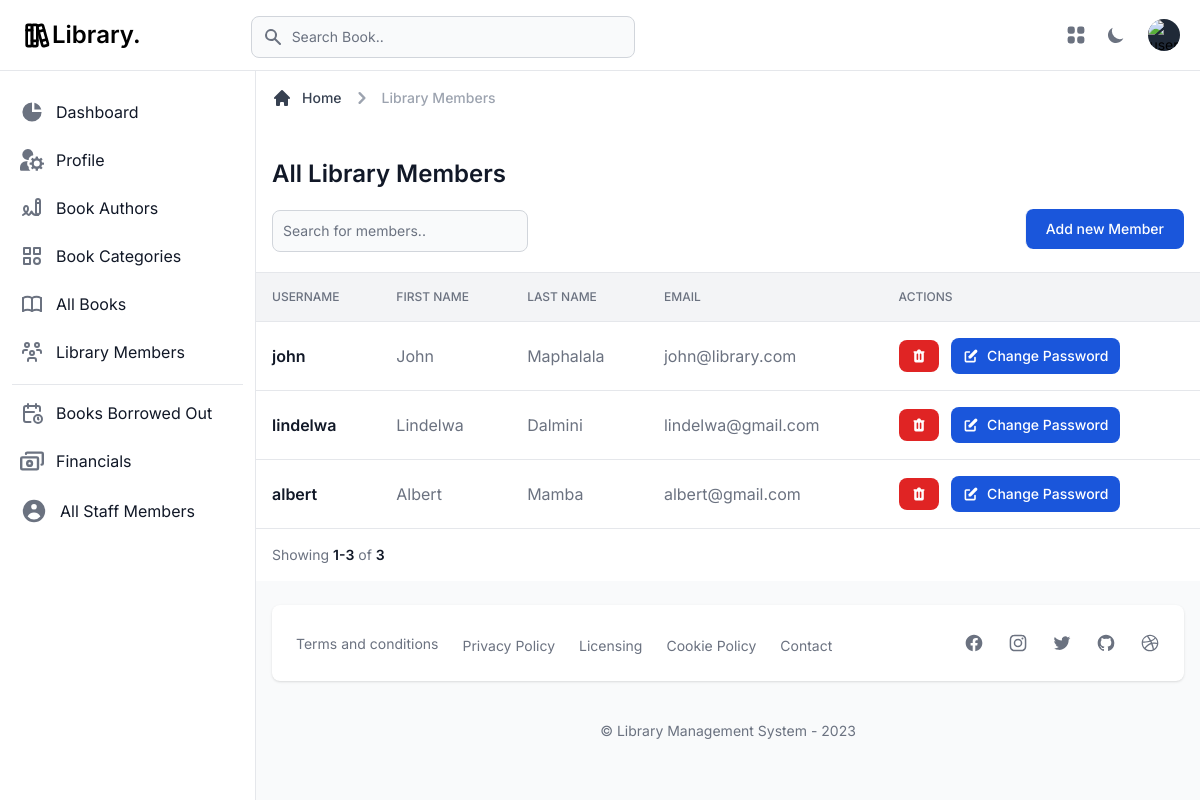
Screenshot of /library-members/ (signed in) with the database file from the repository.
### library/models.py (models this page shows, shortened)
class Member(models.Model):
    user = models.OneToOneField(User, related_name='member', on_delete=models.CASCADE)
    address = models.CharField(max_length=100, null=True)
    avatar = models.ImageField(upload_to='avatar', null=True, blank=True)
    date_added = models.DateTimeField(auto_created=True, default=timezone.now)

### web/views.py (the view, shortened to what this page needs)
# urls.py: path('library-members/', library_members_list, name='library_members'),
@login_required(login_url='/login/')
def library_members_list(request):
    user_form = SignupFormUser()
    member_form = SignupFormMember()
    members_list = Member.objects.order_by('-id').all()
    page = request.GET.get('page', 1)
    paginator = Paginator(members_list, 25)
    members = paginator.page(page)
    return render(request, 'pages/library-members.html', {
        'members': members,
        'form': user_form,
        'member_form': member_form,
    })

### library/forms.py
class SignupFormUser(UserCreationForm):
    class Meta:
        model = User
        fields = ('username', 'email', 'first_name', 'last_name')
    def __init__(self, *args, **kwargs):
        super(SignupFormUser, self).__init__(*args, **kwargs)
        for field_name, field in self.fields.items():
            self.fields[field_name].widget.attrs['placeholder'] = field.label
            self.fields[field_name].widget.attrs[
                'class'] = 'bg-gray-50 border border-gray-300 text-gray-900 sm:text-sm rounded-lg ' \
                           'focus:ring-primary-500 focus:border-primary-500 block w-full p-2.5 dark:bg-gray-700 ' \
                           'dark:border-gray-600 dark:placeholder-gray-400 dark:text-white ' \
                           'dark:focus:ring-primary-500 dark:focus:border-primary-500'
            self.fields[field_name].widget.attrs['required'] = True

class SignupFormMember(forms.ModelForm):
    class Meta:
        model = Member
        fields = ('address',)
    def __init__(self, *args, **kwargs):
        super(SignupFormMember, self).__init__(*args, **kwargs)
        for field_name, field in self.fields.items():
            self.fields[field_name].widget.attrs['placeholder'] = field.label
            self.fields[field_name].widget.attrs[
                'class'] = 'bg-gray-50 border border-gray-300 text-gray-900 sm:text-sm rounded-lg ' \
                           'focus:ring-primary-500 focus:border-primary-500 block w-full p-2.5 dark:bg-gray-700 ' \
                           'dark:border-gray-600 dark:placeholder-gray-400 dark:text-white ' \
                           'dark:focus:ring-primary-500 dark:focus:border-primary-500'
            self.fields[field_name].widget.attrs['required'] = True

### templates/pages/library-members.html (shortened to what this page needs)
{% extends "layouts/base.html" %}
{% load static %}
{% load web_tags %}
{% block content %}
    <main>
        <div class="p-4 bg-white block sm:flex items-center justify-between border-b border-gray-200 lg:mt-1.5 dark:bg-gray-800 dark:border-gray-700">
            <div class="w-full mb-1">
                <div class="mb-4">
                    <nav class="flex mb-5" aria-label="Breadcrumb">
                        <ol class="inline-flex items-center space-x-1 text-sm font-medium md:space-x-2">
                            <li class="inline-flex items-center">
                                <a href="/"
                                   class="inline-flex items-center text-gray-700 hover:text-primary-600 dark:text-gray-300 dark:hover:text-white">
                                    <svg class="w-5 h-5 mr-2.5" fill="currentColor" viewBox="0 0 20 20"
                                         xmlns="http://www.w3.org/2000/svg">
                                        <path
                                                d="M10.707 2.293a1 1 0 00-1.414 0l-7 7a1 1 0 001.414 1.414L4 10.414V17a1 1 0 001 1h2a1 1 0 001-1v-2a1 1 0 011-1h2a1 1 0 011 1v2a1 1 0 001 1h2a1 1 0 001-1v-6.586l.293.293a1 1 0 001.414-1.414l-7-7z">
                                        </path>
                                    </svg>
                                    Home
                                </a>
                            </li>
                            <li>
                                <div class="flex items-center">
                                    <svg class="w-6 h-6 text-gray-400" fill="currentColor" viewBox="0 0 20 20"
                                         xmlns="http://www.w3.org/2000/svg">
                                        <path fill-rule="evenodd"
                                              d="M7.293 14.707a1 1 0 010-1.414L10.586 10 7.293 6.707a1 1 0 011.414-1.414l4 4a1 1 0 010 1.414l-4 4a1 1 0 01-1.414 0z"
                                              clip-rule="evenodd"></path>
                                    </svg>
                                    <span class="ml-1 text-gray-400 md:ml-2 dark:text-gray-500" aria-current="page">Library
                                        Members</span>
                                </div>
                            </li>
                        </ol>
                    </nav>
                    <h1 class="text-xl font-semibold text-gray-900 sm:text-2xl dark:text-white mt-12">All Library
                        Members</h1>
                </div>
                <div class="grid grid-cols-2 items-center justify-between sm:flex md:divide-x md:divide-gray-100 dark:divide-gray-700">
                    <div class="flex items-center mb-4 sm:mb-0 hidden md:block">
                        <form class="sm:pr-3" method="GET">
                            <div class="relative w-48 mt-1 sm:w-64 xl:w-96">
                                <input type="text" name="search" id="products-search"
                                       class="bg-gray-50 border border-gray-300 text-gray-900 sm:text-sm rounded-lg focus:ring-primary-500 focus:border-primary-500 block w-full p-2.5 dark:bg-gray-700 dark:border-gray-600 dark:placeholder-gray-400 dark:text-white dark:focus:ring-primary-500 dark:focus:border-primary-500"
                                       placeholder="Search for members..">
                            </div>
                        </form>
                    </div>
                    <button id="addNewMember"
                            class="text-white bg-blue-700 hover:bg-blue-800 focus:ring-4 focus:ring-primary-300 font-medium rounded-lg text-sm px-5 py-2.5 dark:bg-blue-600 dark:hover:bg-blue-700 focus:outline-none dark:focus:ring-primary-800"
                            type="button" data-drawer-target="drawer-add-new-member"
                            data-drawer-show="drawer-add-new-member" aria-controls="drawer-add-new-member"
                            data-drawer-placement="right">
                        Add new Member
                    </button>
                </div>
            </div>
        </div>
        <div class="flex flex-col">
            <div class="overflow-x-auto">
                <div class="inline-block min-w-full align-middle">
                    <div class="overflow-hidden shadow">
                        <table class="min-w-full divide-y divide-gray-200 table-fixed dark:divide-gray-600">
                            <thead class="bg-gray-100 dark:bg-gray-700">
                            <tr>
                                <th scope="col"
                                    class="p-4 text-xs font-medium text-left text-gray-500 uppercase dark:text-gray-400">
                                    Username
                                </th>
                                <th scope="col"
                                    class="p-4 text-xs font-medium text-left text-gray-500 uppercase dark:text-gray-400">
                                    First Name
                                </th>
                                <th scope="col"
                                    class="p-4 text-xs font-medium text-left text-gray-500 uppercase dark:text-gray-400">
                                    Last Name
                                </th>
                                <th scope="col"
                                    class="p-4 text-xs font-medium text-left text-gray-500 uppercase dark:text-gray-400">
                                    Email
                                </th>
                                <th scope="col"
                                    class="p-4 text-xs font-medium text-left text-gray-500 uppercase dark:text-gray-400">
                                    Actions
                                </th>
                            </tr>
                            </thead>
                            <tbody class="bg-white divide-y divide-gray-200 dark:bg-gray-800 dark:divide-gray-700">
                            {% for member in members %}
                                <tr class="hover:bg-gray-100 dark:hover:bg-gray-700">
                                    <td class="p-4 text-sm font-normal text-gray-500 whitespace-nowrap dark:text-gray-400">
                                        <div class="text-base font-semibold text-gray-900 dark:text-white">{{ member.user.username }}</div>
                                    </td>
                                    <td class="max-w-sm p-4 overflow-hidden text-base font-normal text-gray-500 truncate xl:max-w-xs dark:text-gray-400">
                                        {{ member.user.first_name }}
                                    </td>
                                    <td class="max-w-sm p-4 overflow-hidden text-base font-normal text-gray-500 truncate xl:max-w-xs dark:text-gray-400">
                                        {{ member.user.last_name }}
                                    </td>
                                    <td class="max-w-sm p-4 overflow-hidden text-base font-normal text-gray-500 truncate xl:max-w-xs dark:text-gray-400">
                                        {{ member.user.email }}
                                    </td>
                                    <td class="p-4 space-x-2 whitespace-nowrap">
                                        <button type="button" id="deleteMemberButton"
                                                data-drawer-target="drawer-delete-member{{ member.id }}"
                                                data-drawer-show="drawer-delete-member{{ member.id }}"
                                                aria-controls="drawer-delete-member{{ member.id }}"
                                                data-drawer-placement="right"
                                                class="inline-flex items-center px-3 py-2 text-sm font-medium text-center text-white bg-red-600 rounded-lg hover:bg-red-800 focus:ring-4 focus:ring-red-300 dark:focus:ring-red-900">
                                        </button>
                                        <button type="button" id="changePasswordButton"
                                                data-drawer-target="drawer-update-password-default{{ member.id }}"
                                                data-drawer-show="drawer-update-password-default{{ member.id }}"
                                                aria-controls="drawer-update-password-default{{ member.id }}"
                                                data-drawer-placement="right"
                                                class="inline-flex items-center px-3 py-2 text-sm font-medium text-center text-white rounded-lg bg-blue-700 hover:bg-blue-800 focus:ring-4 focus:ring-primary-300 dark:bg-blue-600 dark:hover:bg-blue-700 dark:focus:ring-primary-800">
                                            Change Password
                                        </button>
                                    </td>
                                </tr>
                            {% endfor %}
                            </tbody>
                        </table>
                    </div>
                </div>
            </div>
        </div>
        <div class="sticky bottom-0 right-0 items-center w-full p-4 bg-white border-t border-gray-200 flex justify-between dark:bg-gray-800 dark:border-gray-700">
            <div class="flex items-center mb-4 sm:mb-0">
                <span class="text-sm font-normal text-gray-500 dark:text-gray-400">Showing <span
                        class="font-semibold text-gray-900 dark:text-white">{{ members.start_index }}-{{ members.end_index }}</span>
                    of <span
                            class="font-semibold text-gray-900 dark:text-white">{{ members.paginator.count }}</span></span>
            </div>
        </div>
    </main>
{% endblock content %}

### rows the page displays
Member: user.username "john", user.first_name "John", user.last_name "Maphalala", user.email "john@library.com"
Member: user.username "lindelwa", user.first_name "Lindelwa", user.last_name "Dalmini", user.email "lindelwa@gmail.com"
Member: user.username "albert", user.first_name "Albert", user.last_name "Mamba", user.email "albert@gmail.com"

### other values shown
{{ members.start_index }} "1"
{{ members.end_index }} "3"
{{ members.paginator.count }} "3"
